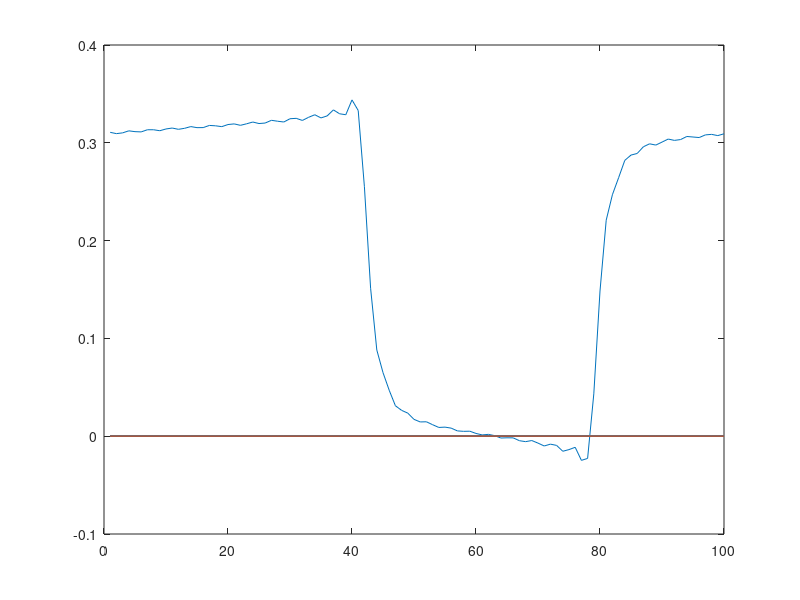

The MATLAB script that drew this image:

  T = 100;
  A = 1;
  s = zeros(T);
  Delta=20;

  
  for t = 1:T/2
    
    if (t > Delta && t < 2*Delta)
      s(t) = A ;
    endif
  endfor
    for t = T/2:T
    
    if (t > Delta && t < 2*Delta)
      s(t) = -A ;
    endif
  endfor
  

# plot(1:T, s);



  K = 31;

 
    c = zeros(K);
    c1 = zeros(K);
    c2 = zeros(K);
    c3 = zeros(K);
    
    for k = 0:(K - 1)
      c(k + 1) = A *Delta / 100 * exp(-1 * j * pi * k *Delta/100 ) * sinc(pi * k *Delta /100);
    endfor
  

#  stem(abs(c));
  

  s1 = zeros(T);
  s2 = zeros(T);
  s3 = zeros(T);

  f1 = 0.1/T;
  f2 = 1/T;
  f3 = 10/T;
  
  for k = 0:K-1
    c1(k + 1) = 1 / (1 + j * (1 / f1) * ((k + 1)/T)) * c(k + 1);
    
    c2(k + 1) = 1 / (1 + j * (1 / f2) * ((k + 1)/T)) * c(k + 1);
    
    c3(k + 1) = 1 / (1 + j * (1 / f3) * ((k + 1)/T)) * c(k + 1);
  endfor
  

#  stem(abs(c1));
#  stem(abs(c2));
#  stem(abs(c3));



  for t = 1:T
    for k = (-K + 1):(K - 1)
      if k < 0
        s1(t) = s1(t) + conj(c1(-k + 1)) * exp(j * 2 * pi * k * t/T);
        
        s2(t) = s2(t) + conj(c2(-k + 1)) * exp(j * 2 * pi * k * t/T);
        
        s3(t) = s3(t) + conj(c3(-k + 1)) * exp(j * 2 * pi * k * t/T);
      else
        s1(t) = s1(t) + c1(k + 1) * exp(j * 2 * pi * k * t/T);
        
        s2(t) = s2(t) + c2(k + 1) * exp(j * 2 * pi * k * t/T);
        
        s3(t) = s3(t) + c3(k + 1) * exp(j * 2 * pi * k * t/T);
      endif
    endfor
   endfor
  

  #plot(1:T, s);
  
  #plot(1:T, s1);
 
  #plot(1:T, s2);
  
   plot(1:T, s3);
  